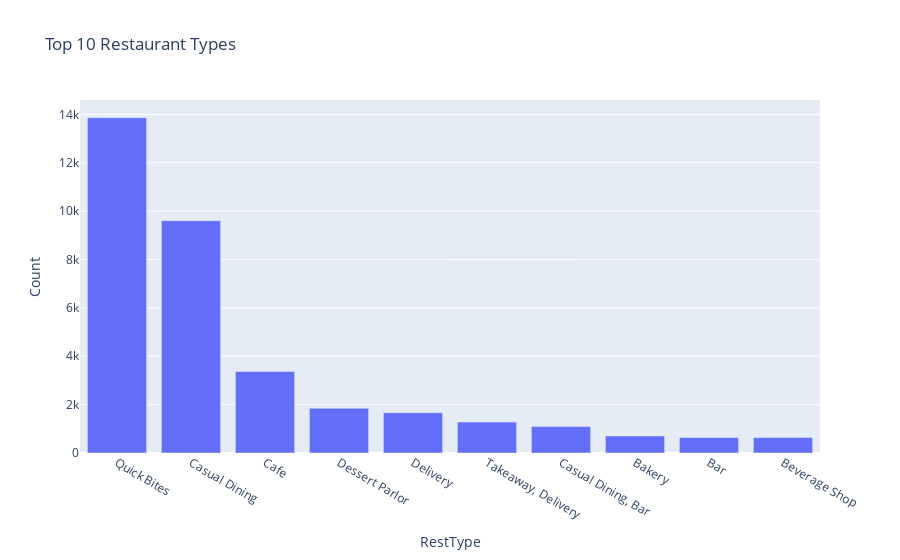

The notebook cell this image was saved under:
### Markdown cell above
# Most Popular Restaurant types

### Code cell
import plotly.express as px

# Prepare the data
top_rest_types = df['rest_type'].value_counts().head(10).reset_index()
print(top_rest_types)
top_rest_types.columns = ['RestType', 'Count']

# Plot
fig = px.bar(top_rest_types, x='RestType', y='Count', title='Top 10 Restaurant Types')
fig.show()

### Figure 1 — Plotly figure (JSON) as saved in the notebook; plotly's stock layout.template omitted (floating-point values rounded to 4 significant figures)
{"data": [{"hovertemplate": "RestType=%{x}<br>Count=%{y}<extra></extra>", "legendgroup": "", "marker": {"color": "#636efa", "pattern": {"shape": ""}}, "name": "", "orientation": "v", "showlegend": false, "textposition": "auto", "type": "bar", "x": ["Quick Bites", "Casual Dining", "Cafe", "Dessert Parlor", "Delivery", "Takeaway, Delivery", "Casual Dining, Bar", "Bakery", "Bar", "Beverage Shop"], "xaxis": "x", "y": [13866, 9605, 3368, 1850, 1666, 1278, 1092, 704, 640, 638], "yaxis": "y"}], "layout": {"barmode": "relative", "legend": {"tracegroupgap": 0}, "title": {"text": "Top 10 Restaurant Types"}, "xaxis": {"anchor": "y", "domain": [0, 1], "title": {"text": "RestType"}}, "yaxis": {"anchor": "x", "domain": [0, 1], "title": {"text": "Count"}}}}
